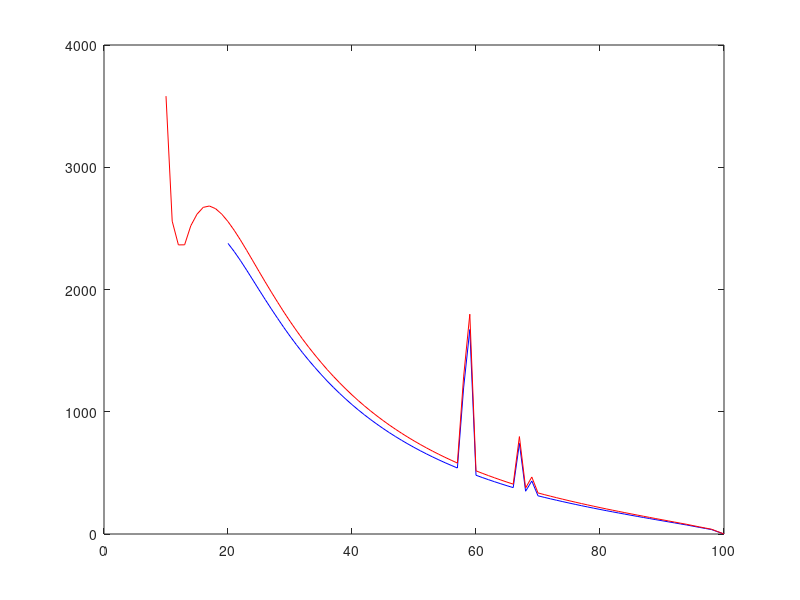
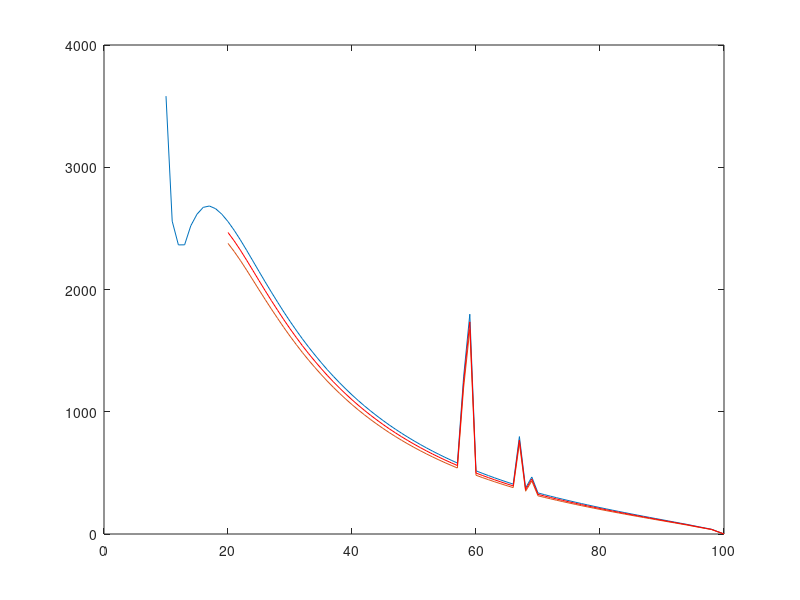

Write MATLAB code to recreate these figures, in order. (Note: this script raises an error after producing the figures.)
%% Calc counts from mean values of titlis and spectrum

detector_threshold = [20, 10]; % [keV]
mean_counts = [2*2.996*1e4, 2*4.553*1e4]; % [/pixel/sec] (expo times was 0.5 sec, thus double the count per second)


figure
colors = ['b', 'r'];
for ii=1:2
% Load spectrum
load spectrum
% Cut at threshold
threshold_index = find(energy==detector_threshold(ii));
energy = energy(threshold_index:end);
photons = photons(threshold_index:end);
% Normalize spectrum
photons_norm = photons/sum(photons);
% Multiply with calcs
photons = photons_norm * mean_counts(ii);

% figure(2*ii)
% plot(energy, photons_norm)
% figure(2*ii+14)
% plot(energy, photons, 'r')

plot(energy, photons, colors(ii))
hold on

save(['spectrum_', num2str(detector_threshold(ii)), 'keV'], 'energy', 'photons')
end

%% Take mean of both calcs

load spectrum_20keV
energy_20kev = energy;
photons_20keV = photons;
load spectrum_10keV
energy_10kev = energy;
photons_10keV = photons;

figure
plot(energy_10kev, photons_10keV)
hold on
plot(energy_20kev, photons_20keV)

start_energy_index = find(energy_10kev==energy_20kev(1));

mean_counts = mean([photons_10keV(start_energy_index:end), photons_20keV],2);

plot(energy_20kev, mean_counts, 'gr')

figure
plot(E, Counts)